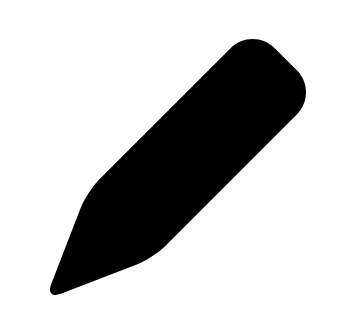
#> input picture image processing/contours/pen.png, 360 x 336 px
$ python contour_properties.py   (older library calls are emulated)
#> lines starting #> are read from the running program, lines starting #| are printed output that depends on the picture; after the words box and inside, x2 and y2 are one past the last pixel; in counts of white or black regions, pixels touching at a corner belong together
import cv2
import numpy as np

img = cv2.imread('pen.png')
#> img is the input picture: shape (336, 360, 3); min 0, max 255, mean 199.3
imgray = cv2.cvtColor(img, cv2.COLOR_BGR2GRAY)
mask = np.zeros(imgray.shape, np.uint8)
_, thresh = cv2.threshold(imgray, 127, 255, cv2.THRESH_BINARY)
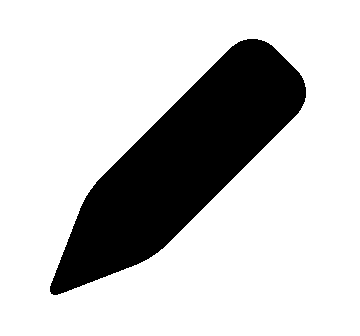
#> thresh: shape (336, 360); 78.1% white; 1 black region

_, contours, _ = cv2.findContours(thresh, cv2.RETR_TREE, cv2.CHAIN_APPROX_SIMPLE)
#> contours = 2 contours; box (x1, y1, x2, y2) and area: (0, 0, 360, 336) 120265, (49, 38, 307, 296) 26782

for contour in contours:
    x, y, w, h = cv2.boundingRect(contour)
    area = cv2.contourArea(contour)
    rect_area = w * h
    hull = cv2.convexHull(contour)
    hull_area = cv2.contourArea(hull)
    aspect_ratio = float(w)/h  # aspect_ratio = width / height
    extend = float(area) / rect_area # extend = area(contour) / area(rect)
    solidity = float(area) / hull_area # solidity = area(contour)/ area(hull)
    equi_diameter = np.sqrt(4 * area/np.pi) # equi_diameter

    # #(x,y), (MA, ma), angle = cv2.fitEllipse(contour)
    # cv2.drawContours(mask, [contour], 0, (255,0,0), -1)
    # pixelpoints = np.transpose(np.nonzero(mask))

    # Extreme points
    leftmost = tuple(contour[contour[:,:,0].argmin()] [0])
    rightmost = tuple(contour[contour[:,:,0].argmax()] [0])
    topmost = tuple(contour[contour[:,:,1].argmin()] [0])
    bottommost = tuple(contour[contour[:,:,1].argmax()] [0])
    cv2.circle(img, leftmost, 8, (255,127,0), -1)
    cv2.circle(img, rightmost, 8, (255,127,0), -1)
    cv2.circle(img, topmost, 8, (255,127,0), -1)
    cv2.circle(img, bottommost, 8, (255,127,0), -1)
#> this loop made 2 passes
#> (contour, x, y, w, h, area, rect_area, hull) on pass 1: ([[0, 0], [0, 335], [359, 335], [359, 0]], 0, 0, 360, 336, 120265, 120960, [[359, 0], [359, 335], [0, 335], [0, 0]])
#> (x, y, w, h, area, rect_area, hull_area, aspect_ratio) on pass 2: (49, 38, 258, 258, 26782, 66564, 26889, 1)
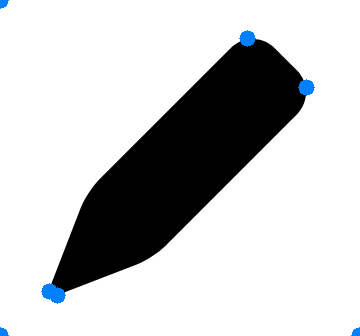
#> img: shape (336, 360, 3); 0.74% of pixels changed, all inside (x1, y1, x2, y2) = (0, 0, 360, 336)


#  Maximum Value, Minimum Value and their locations
min_val, max_val, min_loc, max_loc = cv2.minMaxLoc(imgray, mask = mask)
#> min_val = 0; max_val = 0; min_loc = (-1, -1); max_loc = (-1, -1)
cv2.circle(img, min_loc, 9, (0,255,255), -1)
#> img: shape (336, 360, 3); 0.04% of pixels changed, all inside (x1, y1, x2, y2) = (0, 0, 8, 8)
cv2.circle(img, max_loc, 9, (0,255,255), -1)

# Mean Color (Mean Intensity)
min_valc = cv2.mean(img, mask = mask)
#> min_valc = (0, 0, 0, 0)


cv2.imshow('original', img)
cv2.waitKey(0)
cv2.destroyAllWindows()
